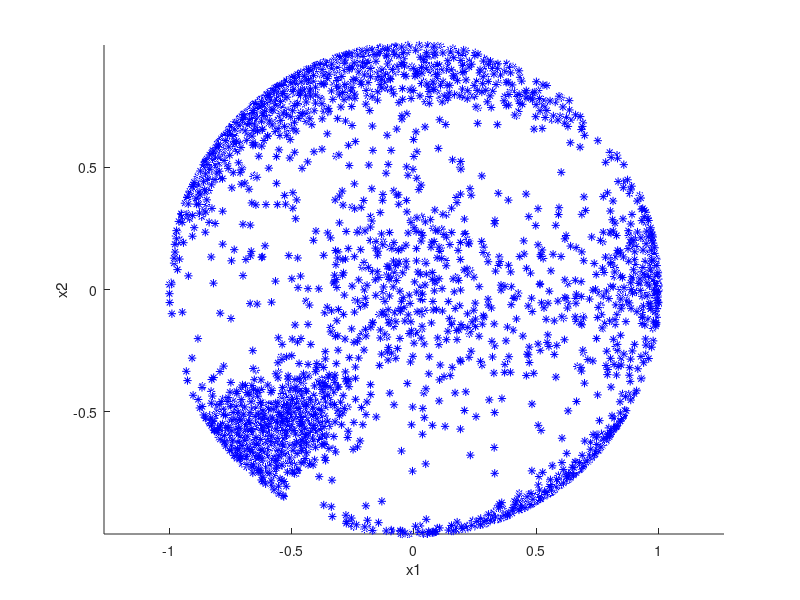

Reproduce this figure in MATLAB. (Note: this script raises an error after producing the figure.)
% create petsc file with 3D graph example
% some random points on sphere
% (maybe real cities on Earth?)
%
% Lukas Pospisil, USI, Lugano 2016
%

clear all
addpath('common')
n = 3000; % number of points
radius = 1; % radius of the sphere

ranges = [1 floor(n/4) floor(3/8*n) floor(n/2) floor(3/5*n) floor(5/7*n) floor(5/6*n) n];
mu{1} = [-2;-2;-2];
mu{2} = [0;3;1.5]; 
mu{3} = [-1.5; 2.5; 0];
mu{4} = [-4;4;0]; 
mu{5} = [3;-4.5;0]; 
mu{6} = [2;0;0]; 
mu{7} = [0;0;5]; 

sigma{1} = 0.3*[1,0.5,0; 0.5, 1,0.5; 0 0.5, 5];
sigma{2} = 0.5*[5,0.5,0; 0.5, 1,0.5; 0 0.5, 1];
sigma{3} = 0.6*[3,0,0;0,3,0;0,0,3];
sigma{4} = 0.7*[3,0,0.5;0,5,0.2;0.5,0.2,3];
sigma{5} = 1.6*sigma{2};
sigma{6} = 1.0*sigma{1};
sigma{7} = 1.3*sigma{3};

coordinates = zeros(3,n);
for j = 1:length(ranges)-1
    for i = ranges(j):ranges(j+1)
        % compute coordinate
        coordinates(:,i) = mvnrnd(mu{j},sigma{j},1)';
        
        % project onto sphere
        r2 = norm(coordinates(:,i));
        coordinates(:,i) = radius*coordinates(:,i)/r2;
    end
end

% plot graph
figure
hold on
plot3(coordinates(1,:),coordinates(2,:),coordinates(3,:),'b*')
%surfl(x,y,z)
xlabel('x1')
ylabel('x2')
zlabel('x3')
axis equal
hold off

% export coordinate to petscfile
savebin( 'output/test_graph3D_sphere.bin', [coordinates(1,:) coordinates(2,:) coordinates(3,:)]' );
